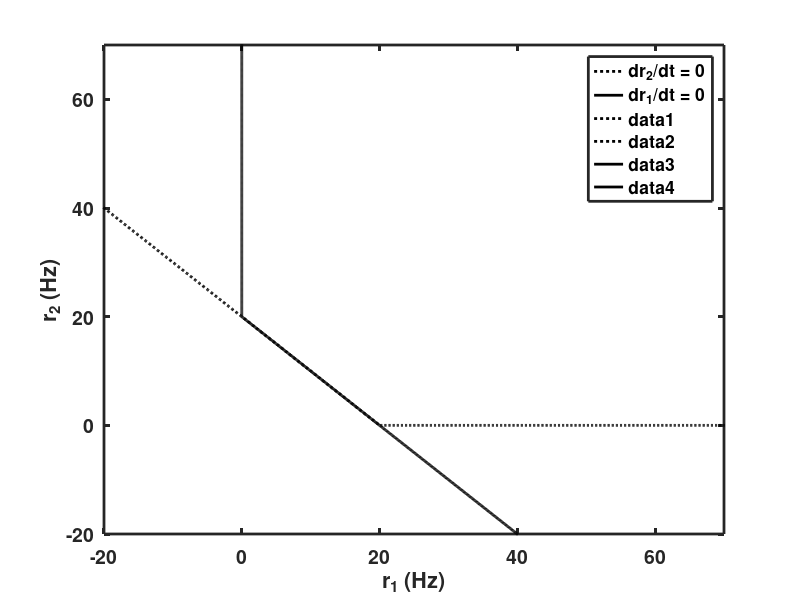
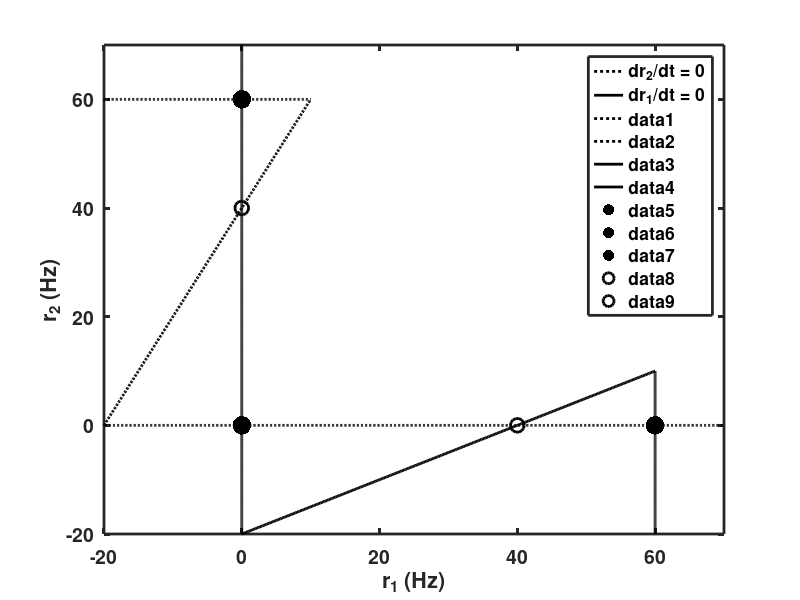

The MATLAB source for these figures, in order:
% Figure_7_4.m
%
% The fixed points for two coupled equations are shown as the intersection
% of two nullclines, each nullcline representing the fixed points of one
% equation if the other variable were held constant. The equations are:
%
% tau.dr1/dr = -r1 + Ws.r1 + Wx.r2 - theta
% tau.dr2/dt = -r2 + Ws.r2 + Wx.r1 - theta
%
% The time constant does not impact the nullclines, which are obtained by
% setting the left-hand side of each equation to zero.
%
% Two additional conditions cause the nullclines to have a "Z" shape,
% rather than each be a perfect straight line. These conditions are;
% 1) r1 and r2 cannot be less than 0.
% 2) r1 and r2 cannot be more than rmax.
%
% This code is used to produce Figure 7.4 in the book:
% An Introductory Course in Computational Neuroscience 
% by Paul Miller
%%%%%%%%%%%%%%%%%%%%%%%%%%%%%%%%%%%%%%%%%%%%%%%%%%%%%%%%%%%%%%%%%%%%%%%%%%%

%% Set up the plotting parameters
set(0,'DefaultLineLineWidth',2,...
    'DefaultLineMarkerSize',8, ...
    'DefaultAxesLineWidth',2, ...
    'DefaultAxesFontSize',14,...
    'DefaultAxesFontWeight','Bold');
%%%%%%%%%%%%%%%%%%%%%%%%%%%%%%%%%%%%%%%%%%%%%%%%%%%%%%%%%%%%%%%%%%%%%%%%%%%
for part = 1:2;         % part 1 is the integrator, part 2 used for Fig. 7.4
    % The connection strenghts and firing-rate threshold can vary
    if ( part == 1 )
        Ws = 0.975;     % recurrent connection strength
        Wx = -0.025;    % cross-connection strength
        theta = -0.5;   % threshold (negative means spontaneously active)
        rmax = 60;      % maximum rate
    else
        Ws = 1.05;      % recurrent connection strength
        Wx = -0.1;      % cross-connection strength
        theta = 2;      % threshold
        rmax = 60;      % maximum rate
    end
    
    figure(part)
    clf
    
    % r2-Nullcline, plot of r2 as a function of r1 with dr2/dt = 0
    r1vals = -100:0.1:100;
    r2null = (Wx*r1vals - theta)/(1-Ws);
    
    % Exclude values where r<0 or r>rmax
    allowed_vals = find((r2null >= 0 ).*( r2null <= rmax ));
    
    % Plot the nullcline where dr2/dt = 0
    plot(r1vals(allowed_vals),r2null(allowed_vals),'k:');
    hold on
    
    % r1-Nullcline, plot of r1 as a function of r2 with dr1/dt = 0
    r2vals = -100:0.1:100;
    r1null = (Wx*r2vals - theta)/(1-Ws);

    % Exclude values where r<0 or r>rmax
    allowed_vals = find((r1null >= 0 ).*( r1null <= rmax ));
    
    % Plot the nullcline where dr1/dt = 0
    plot(r1null(allowed_vals),r2vals(allowed_vals),'k');
    hold on
    
    legend('dr_{2}/dt = 0', 'dr_{1}/dt = 0')
    
    % Now remainder of r2 nullcline:
    % vals of r1 where r2 = 0 produces negative dr2/dt
    allowed_vals = find(Wx*r1vals - theta < 0 );
    plot(r1vals(allowed_vals),zeros(1,length(allowed_vals)),'k:');
    hold on
    
    % Now vals of r1 where r2 = rmax produces positive dr2/dt
    allowed_vals = find( (Ws-1)*rmax + Wx*r1vals - theta > 0 );
    plot(r1vals(allowed_vals),rmax*ones(1,length(allowed_vals)),'k:');
    
    hold on
    
    
    % Now remainder of r1 nullcline:
    % vals of r2 where r1 = 0 produces negative dr1/dt
    allowed_vals = find(Wx*r2vals - theta < 0 );
    plot(zeros(1,length(allowed_vals)),r2vals(allowed_vals),'k');
    hold on
    
    % Now vals of r2 where r1 = rmax produces positive dr1/dt
    allowed_vals = find( (Ws-1)*rmax + Wx*r2vals - theta > 0 );
    plot(rmax*ones(1,length(allowed_vals)),r2vals(allowed_vals),'k');
    
    % Finish up the plot with axis-labels
    hold on    
    axis([-20 70 -20 70])
    xlabel('r_{1} (Hz)')
    ylabel('r_{2} (Hz)')
    
    % Finally indicate the fixed points for Figure 7.4 with a solid circle
    % for stable ones and an open circle for unstable ones
    if ( part == 2 )
        plot(60,0,'.k','MarkerSize',40)
        plot(0,0,'.k','MarkerSize',40)
        plot(0,60,'.k','MarkerSize',40)
        plot(0,40,'ok','MarkerSize',10)
        plot(40,0,'ok','MarkerSize',10)
    end
end
